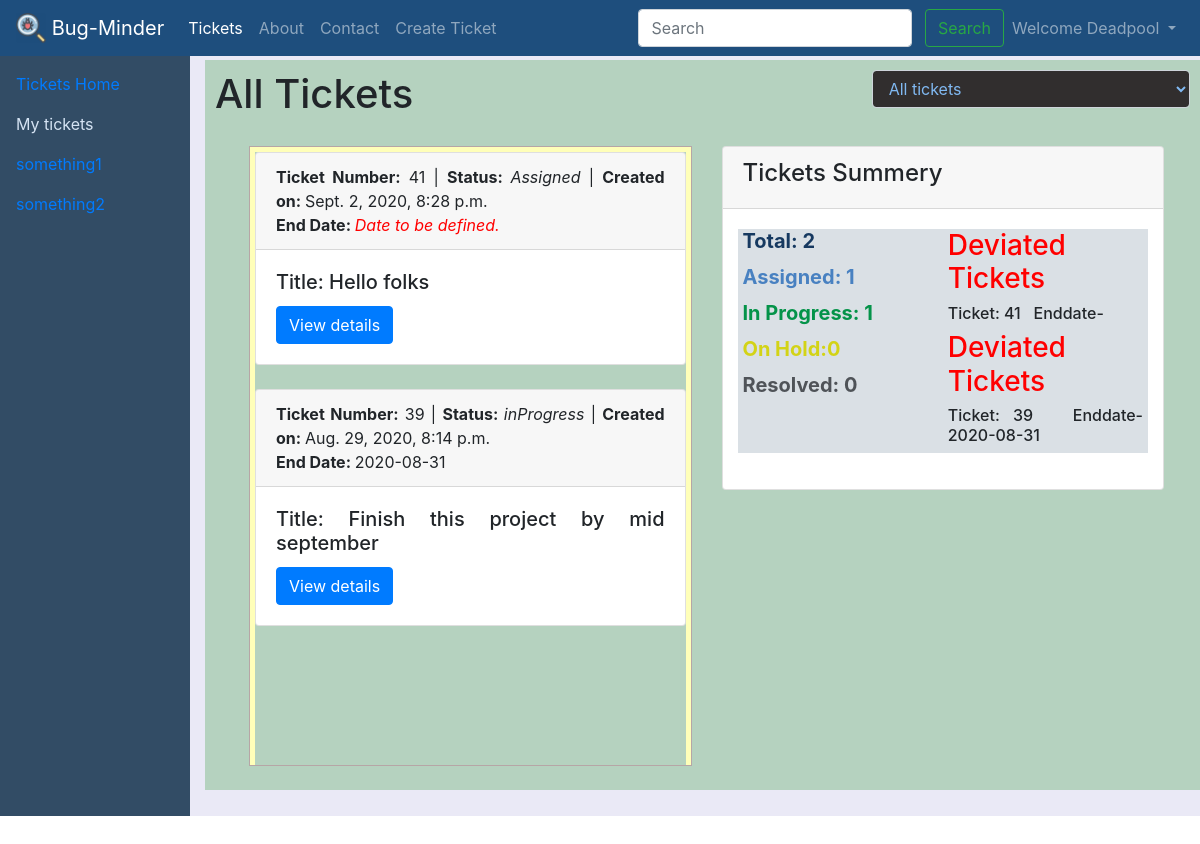
/tickets/myTickets (signed in), run on the app's committed database.
### tickets/models.py (models this page shows, shortened)
class Ticket(models.Model):
    tno = models.AutoField(primary_key=True)
    title = models.CharField(max_length=255)
    content = models.TextField()
    author = models.CharField(max_length=100)
    status = models.CharField(max_length=20, default='Assigned')
    slug = models.CharField(max_length=130)
    timestamp = models.DateTimeField(default=now)
    end_date = models.DateTimeField(null=True, blank=True)

### tickets/views.py (the view)
# urls.py: path('myTickets', views.myTickets, name='myTickets'),
@login_required
def myTickets(request):
    selectedStatus = request.GET.get('status_dropdown')
    allTickets = Ticket.objects.filter(author__icontains=request.user).order_by('-timestamp')
    allTicketCount = allTickets.filter(author__icontains=request.user).count()
    assignedTicketCount = allTickets.filter(author__icontains=request.user, status__icontains='Assigned').count()
    inProgressTicketCount = allTickets.filter(author__icontains=request.user, status__icontains='inProgress').count()
    onHoldTicketCount = allTickets.filter(author__icontains=request.user, status__icontains='onHold').count()
    resolvedTicketCount = allTickets.filter(author__icontains=request.user, status__icontains='resolved').count()
    distinctStatus = Ticket.objects.values('status').distinct()
    distinctStatus = distinctStatus.filter(author__icontains=request.user)
    if selectedStatus != '' and selectedStatus is not None:
        allTickets = allTickets.filter(author__icontains=request.user, status__icontains=selectedStatus).order_by('-timestamp')
    elif selectedStatus is None:
        allTickets = Ticket.objects.filter(author__icontains=request.user).order_by('-timestamp')
    context = {
         'allTickets': allTickets,
         'distinctStatus': distinctStatus,
         'allTicketCount': allTicketCount,
         'assignedTicketCount': assignedTicketCount,
         'inProgressTicketCount': inProgressTicketCount,
         'onHoldTicketCount': onHoldTicketCount,
         'resolvedTicketCount': resolvedTicketCount,
         'selectedStatus': selectedStatus
    }
    return render(request, 'tickets/myTickets.html', context)

### templates/tickets/myTickets.html (shortened to what this page needs)
{% extends 'ticketBase.html' %}
{% block myticketsActive %} active {% endblock myticketsActive %}
{% block ticketBody %}
<form method="get" class="my-2 my-lg-0">
    <div class="container-fluid scroll my-1">
        <div class="form-row">
            <div class="form-group col-md-8">
                <h1 id="my-tickets-h1"> List of {{ request.user.username|title }}'s {{ item.status}} tickets: </h1>
            </div>
            <div class="form-group col-md-4">
                <select class="form-control" style="color: #80b9f2; background-color: #312e2e;" name="status_dropdown"
                    id="status_dropdown" onchange="this.form.submit()">
                    <option value="">All tickets</a></option>
                </select>
            </div>
        </div>
        <div class="row m-1 container-fluid" style="height: 630px !important;">
            <div class="col-sm-2 col-md-6 col-lg-6">
                {% if allTickets|length < 1 %}
                <h4>No tickets as of now.</b></h4>
                {% else %}
                <div id="div1" style="height: 620px;position:relative;">
                    <div id="div2" style="max-height:100%;overflow:auto; border:1px solid #b6a6a6;">
                        <div id="div3" style="height:1500px;border:5px solid rgb(255 255 185);">
                            {% for ticket in allTickets %}
                            <div class="card">
                                <div class="card-header"> <strong> Ticket Number:</strong> {{ticket.tno}} |
                                    <strong> Status: </strong> <i> {{ticket.status}} </i> |
                                    <strong> Created on: </strong> {{ticket.timestamp}}<br>
                                    <strong> End Date: </strong>
                                    {% if ticket.end_date %}
                                    {{ticket.end_date|date:'Y-m-d'}}
                                    {% else %}
                                    <i style="color:red">Date to be defined.</i>
                                    {% endif %}
                                </div>
                                <div class="card-body">
                                    <h5 class="card-title">Title: {{ticket.title}} </h5>
                                    <a href="/tickets/{{ticket.tno}}" role="button" class="btn btn-primary">View
                                        details</a>
                                </div>
                            </div><br>
                            {% endfor %}
                        </div>
                    </div>
                </div>
                {% endif %}
            </div>
            <div class="col-sm-9 col-md-6 col-lg-6">
                <div class="card">
                    <div class="card-header"> <strong>
                            <h4>Tickets Summery</h4>
                        </strong>
                    </div>
                    <div class="card-body">
                        <div class="form-row">
                            <div class="form-group col-md-6" style="background-color: #dae0e5;">
                                <h5 class="card-title" style="color: #163960;">
                                    <strong>Total:&nbsp;{{ allTicketCount }}</strong></h5>
                                <h5 class="card-title" style="color: #4881c1;">
                                    <strong>Assigned:&nbsp;{{ assignedTicketCount }}</strong></h5>
                                <h5 class="card-title" style="color: #049349;"><strong>In
                                        Progress:&nbsp;{{ inProgressTicketCount }}</strong></h5>
                                <h5 class="card-title" style="color: #d3d316;"><strong>On
                                        Hold:{{ onHoldTicketCount }}</strong></h5>
                                <h5 class="card-title" style="color: #4f5358;">
                                    <strong>Resolved:&nbsp;{{ resolvedTicketCount }}</strong></h5>
                            </div>
                            <div class="form-group col-md-6" style="background-color: #dae0e5;">
                                {% now "Y-m-d" as todays_dt %}
                                {% for ticketdt in allTickets %}
                                    {% if ticketdt.end_date|date:"Y-m-d" < todays_dt  %}
                                        <h3 style="color:red"> Deviated Tickets</h3>
                                        <h6>Ticket:&nbsp;{{ticketdt.tno}} &nbsp;&nbsp;Enddate- {{ticketdt.end_date|date:"Y-m-d"}} </h6>
                                    {% endif %}
                                {% endfor %}
                            </div>
                        </div>
                    </div>
                </div>
            </div>
</form>
{% endblock ticketBody %}

### templates/base.html (shortened to what this page needs)
<!doctype html>
<html lang="en">
<head>
    <link rel="stylesheet" href="https://stackpath.bootstrapcdn.com/bootstrap/4.5.2/css/bootstrap.min.css"
>
    <link rel="stylesheet" href="https://use.fontawesome.com/releases/v5.6.3/css/all.css"
>
</head>
<body>
    <nav class="navbar navbar-expand-lg navbar-dark bg-dark" id="Nav_Base">
        {% load static %}
        <a class="navbar-brand" href="#"><img src="{%  static 'img/bug-magnifying-glass-icon.png' %}" width="30"
                height="30" class="d-inline-block align-top" alt="bug" loading="lazy"> Bug-Minder</a>
        <div class="collapse navbar-collapse" id="navbarSupportedContent">
            <ul class="navbar-nav mr-auto">
                {% if user.is_authenticated %}
                <li class="nav-item {% block ticketsactive %} {% endblock ticketsactive %}">
                    <a class="nav-link" href="/tickets">Tickets</a>
                </li>
                <li class="nav-item {% block aboutactive %} {% endblock aboutactive %}">
                    <a class="nav-link" href="/aboutPage">About</a>
                </li>
                <li class="nav-item {% block contactactive %} {% endblock contactactive %} ">
                    <a class="nav-link" href="/contact">Contact</a>
                </li>
                <li class="nav-item">
                    <a role="button" class="nav-link" data-toggle="modal" data-target="#createTicketModal">Create
                        Ticket</a>
                </li>
            </ul>
            <div class="ml-auto form-inline">
                <form method="get" action="/search" class="my-2 my-lg-0" autocomplete="off">
                    <input class="form-control mr-sm-2" type="search" id="query" name="query" id="query"
                        placeholder="Search" aria-label="Search" onchange="this.form.submit()">
                    <button class="btn btn-outline-success my-2 my-sm-0" type="submit">Search</button>
                </form>
                <ul class="navbar-nav">
                    <li class="nav-item dropdown">
                        <a class="nav-link dropdown-toggle" href="#" id="navbarDropdown" role="button"
                            data-toggle="dropdown" aria-haspopup="true" aria-expanded="false">
                            Welcome {{ request.user|title }}
                        </a>
                    </li>
                </ul>
                {% endif %}
            </div>
        </div>
    </nav>
    {% block body %} {% endblock body %}
</body>
</html>

### templates/base.html (style rules this page uses)
.bg-dark { background-color: #1e4e7d !important; }
div.scroll { background-color: #b5d2bf; box-sizing: border-box overflow: auto; text-align: justify; padding: 10px; }

### data on the page
Ticket: tno "41", status "Assigned", timestamp "Sept. 2, 2020, 8:28 p.m.", shows "Date to be defined.", title "Hello folks"
Ticket: tno "39", status "inProgress", timestamp "Aug. 29, 2020, 8:14 p.m.", end_date "2020-08-31", title "Finish this project by mid september"

### other printed values
{{ request.user|title }} "Deadpool"
{{ allTicketCount }} "2"
{{ assignedTicketCount }} "1"
{{ inProgressTicketCount }} "1"
{{ onHoldTicketCount }} "0"
{{ resolvedTicketCount }} "0"
